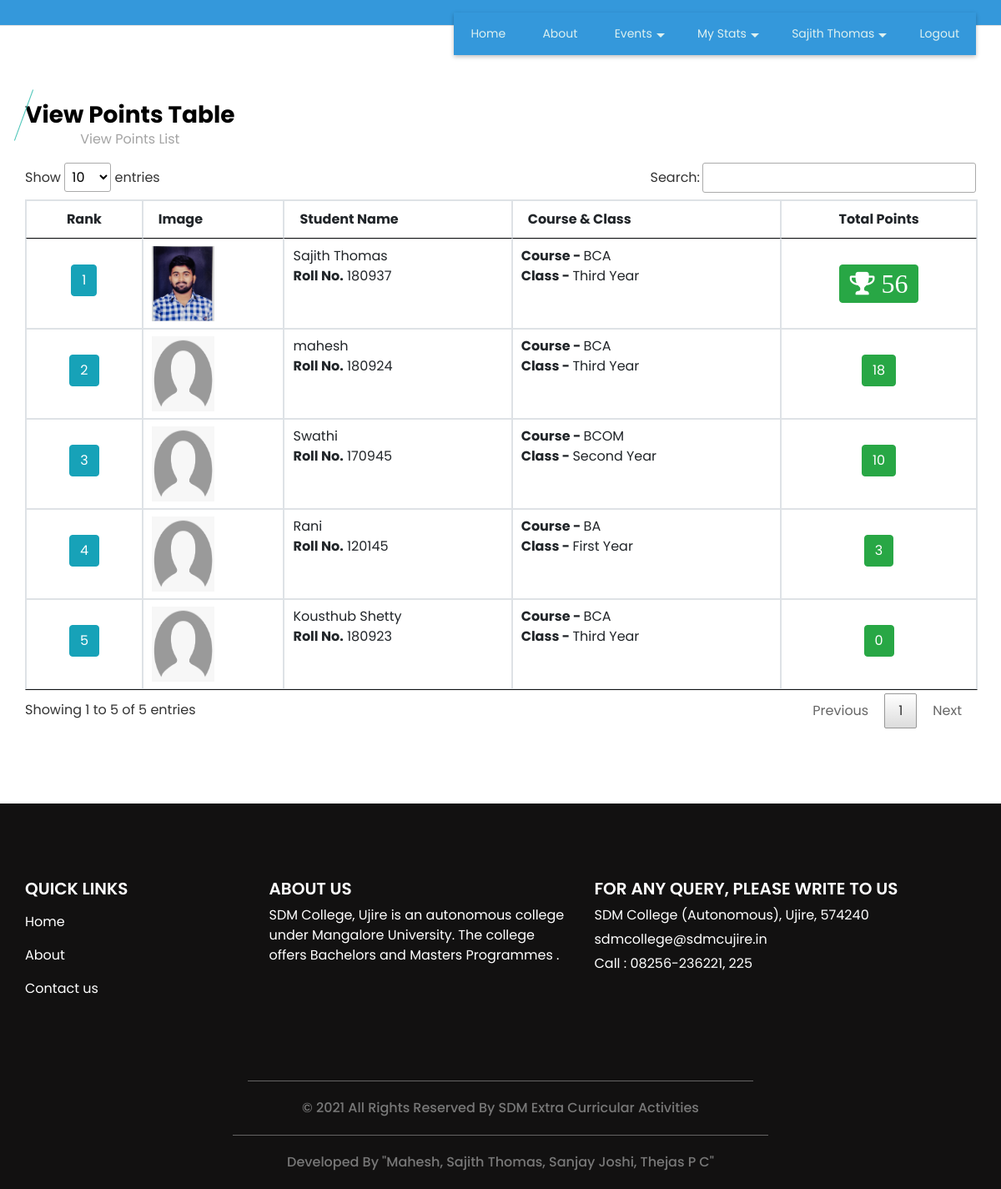
Page /viewpointstable.php (signed in) on the committed database.
### tables this page shows
CREATE TABLE `student` (
  `student_id` int(11) NOT NULL,
  `student_name` varchar(30) NOT NULL,
  `course_id` int(11) NOT NULL,
  `student_rollno` varchar(10) NOT NULL,
  `student_password` varchar(300) NOT NULL,
  `st_class` varchar(20) NOT NULL,
  `student_image` varchar(300) NOT NULL,
  `gender` varchar(10) NOT NULL,
  `dob` date NOT NULL,
  `language` varchar(25) NOT NULL,
  `elective_paper` varchar(20) NOT NULL,
  `extension_activities` varchar(50) NOT NULL,
  `student_status` varchar(10) NOT NULL
);

CREATE TABLE `course` (
  `course_id` int(11) NOT NULL,
  `course_title` varchar(25) NOT NULL,
  `course_description` text NOT NULL,
  `course_status` varchar(10) NOT NULL
);

### viewpointstable.php (the view, shortened to what this page needs)
<?php
include("header.php");
?>
  <section class="event_section layout_padding">
    <div class="container">
      <div class="heading_container">
        <center><h3>
          View Points Table
        </h3>
        <p>
          View Points List
        </p></center>
      </div>
      <div class="event_container">
        <div class="">
<table id="datatableplugin" class="table table-bordered">
	<thead>
		<tr>
			<th style='text-align: center;'>Rank</th>
			<th>Image</th>
			<th>Student Name</th>
			<th>Course & Class</th>
			<th style='text-align: center;'>Total Points</th>
		</tr>
	</thead>
	<tbody>
		<?php
		$sqlview = "SELECT student_id, student_name, student_rollno, student_image, st_class, ifnull((SELECT sum(point) FROM event_result_status WHERE student_id=student.student_id),0) as totalpoint, @rownum := @rownum + 1 AS rank, course.course_title FROM student LEFT JOIN course ON course.course_id=student.course_id, (SELECT @rownum := 0) r ORDER BY `totalpoint` DESC;";
		$qsqlview = mysqli_query($con,$sqlview);
		while($rsview = mysqli_fetch_array($qsqlview))
		{
			if($rsview['student_image'] == "")
			{
				$filename= "images/defaultimage.png";
			}
			else if(file_exists("studentimg/" .$rsview['student_image']))
			{
				$filename= "studentimg/" .$rsview['student_image'];
			}
			else
			{
				$filename= "images/defaultimage.png";
			}
			echo "<tr>
				<th style='text-align: center;vertical-align: middle;'><label class='btn btn-info'>$rsview[rank]</label></th>
				<td><img src='$filename' style='width: 75px;height:90px;' ></td>
				<td>$rsview[student_name]
				<br>
				<b>Roll No.</b> $rsview[student_rollno]
				</td>
				<td>
				<b>Course - </b> $rsview[course_title]
				<br>
				<b>Class - </b> $rsview[st_class]</td>
				<th style='text-align: center;vertical-align: middle;'>";
			if($rsview['rank'] == 1)
			{
			echo "<i class='fa fa-trophy btn btn-success fa-2x' aria-hidden='true'> $rsview[totalpoint]</i> ";
			}
			else
			{
			echo "<label class='btn btn-success'>$rsview[totalpoint] </label>";
			}
			echo "</th>
				</tr>";
		}
		?>
	</tbody>
</table>
        </div>
      </div>
    </div>
  </section>
<?php
include("footer.php");
?>

### headerpage.php (shortened to what this page needs)
<div id="header">
  <header>
    <div class="container">
      <div class="row">
        <div class="col-12">
          <nav class="navbar navbar-expand-lg navbar-light">
            <div lass="collapse navbar-collapse" id="navbartoggle">
<div class="nav-fostrap" style="  position: absolute;
  top: 15px;right: 0;">
	<ul>
		<li><a href="index.php">Home</a></li>
		<li><a href="about.php">About</a></li>
<?php
			if(isset($_SESSION['student_id']))
			{
?>
		<li><a href="javascript:void(0)">Events<span class="arrow-down"></span></a>
		</li>
		<li><a href="javascript:void(0)">My Stats<span class="arrow-down"></span></a>
		</li>
		<li><a href="javascript:void(0)"><?php echo $rsstudentprofile['student_name']; ?><span class="arrow-down"></span></a>
		</li>
		<?php
			}
		?>
		<?php
		if(isset($_SESSION['staff_id']) || ($_SESSION['student_id']))
		{
		?>
		<li><a href="logout.php">Logout</a></li>
		<?php
		}
		else
		{
		?>
		<li><a href="student.php">Registration</a></li>
		<li><a href="login.php">Login</a></li>
		<?php
		}
		?>
	</ul>
</div>
            </div>
          </nav>
        </div>
      </div>
    </div>
  </header>
</div>

### css/style.css (style rules this page uses)
body { font-family: "Poppins", sans-serif; color: #000000; background-color: #ffffff; }
.layout_padding { padding: 90px 0; }
.heading_container { display: -webkit-box; display: -ms-flexbox; display: flex; -webkit-box-orient: vertical; -webkit-box-direction: normal; -ms-flex-direction: column; flex-direction: column; -webkit-box-align: start; -ms-flex-align: start; align-items: flex-start; }
.heading_container h3 { font-weight: bold; position: relative; margin-bottom: 15px; }
.heading_container h3::before { content: ""; position: absolute; top: 50%; left: 2px; width: 1px; height: 65px; background-color: #4bc5b8; -webkit-transform: translateY(-50%) rotate(20deg); transform: translateY(-50%) rotate(20deg); }
a, a:hover, a:focus { text-decoration: none; }
.btn, .btn:focus { outline: none !important; -webkit-box-shadow: none; box-shadow: none; }
.event_section .heading_container h3 { margin-bottom: 0; }
.event_section .heading_container h3::before { left: -2px; }
.event_section p { color: #a4a4a4; }

### css/responsive.css (style rules this page uses)
@media (min-width: 1200px) { .container { max-width: 1170px; } }

### topmenu.php (style rules this page uses)
.nav-fostrap { display: block; margin-bottom: 15px 0; background: #3498db; -webkit-box-shadow:0 2px 5px 0 rgba(0,0,0,0.26); -moz-box-shadow:0 2px 5px 0 rgba(0,0,0,0.26); -o-box-shadow:0 2px 5px 0 rgba(0,0,0,0.26); z-index: 120; box-shadow: 0 2px 5px 0 rgba(0,0,0,0.26); }
.nav-fostrap ul { list-style-type: none; margin: 0; padding: 0; display: block; }
.nav-fostrap li { list-style-type: none; margin: 0; padding: 0; display: inline-block; position: relative; font-size: 14px; color: #def1f0; }
.nav-fostrap li a { padding: 15px 20px; font-size: 14px; color: #def1f0; display: inline-block; outline: 0; font-weight: 400; text-decoration: none; }
.arrow-down { width: 0; height: 0; border-left: 5px solid transparent; border-right: 5px solid transparent; border-top: 5px solid #def1f0; position: relative; top: 15px; right: -5px; content: ""; }

### headerpage.php (style rules this page uses)
#header nav { padding: 15px 0px; }
#header { border-bottom: 1px solid #ddd; background-color: #3498db; float: center; width: 100%; }

### rows in the picture
student: student_name "Sajith Thomas", rsview "1", student_image (picture), student_rollno "180937", course.course_title "BCA", st_class "Third Year", rsview "56"
student: rsview "2", student_name "mahesh", student_rollno "180924", course.course_title "BCA", st_class "Third Year", rsview "18"
student: rsview "3", student_name "Swathi", student_rollno "170945", course.course_title "BCOM", st_class "Second Year", rsview "10"
student: rsview "4", student_name "Rani", student_rollno "120145", course.course_title "BA", st_class "First Year", rsview "3"
student: rsview "5", student_name "Kousthub Shetty", student_rollno "180923", course.course_title "BCA", st_class "Third Year", rsview "0"
